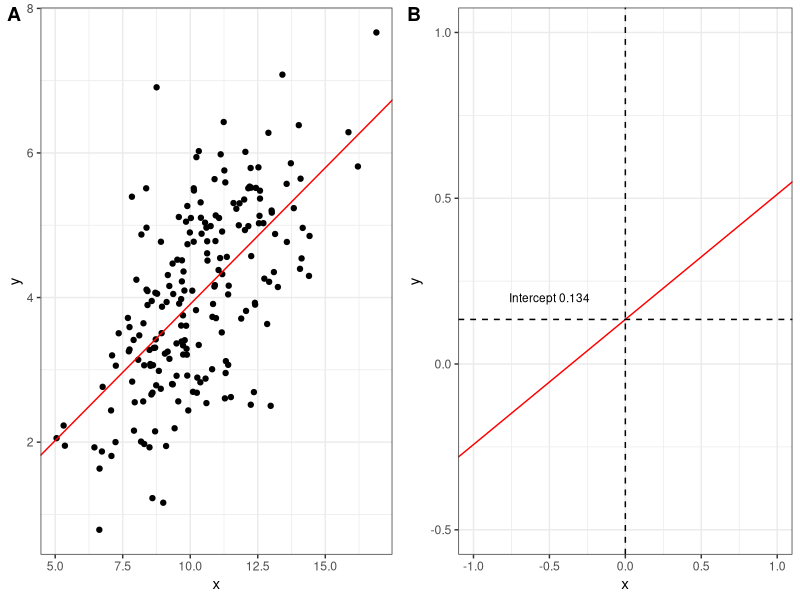
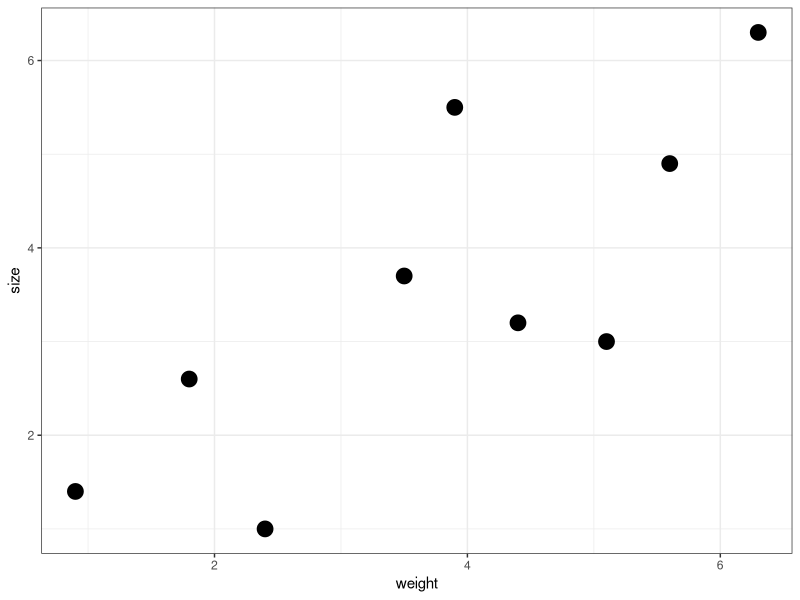
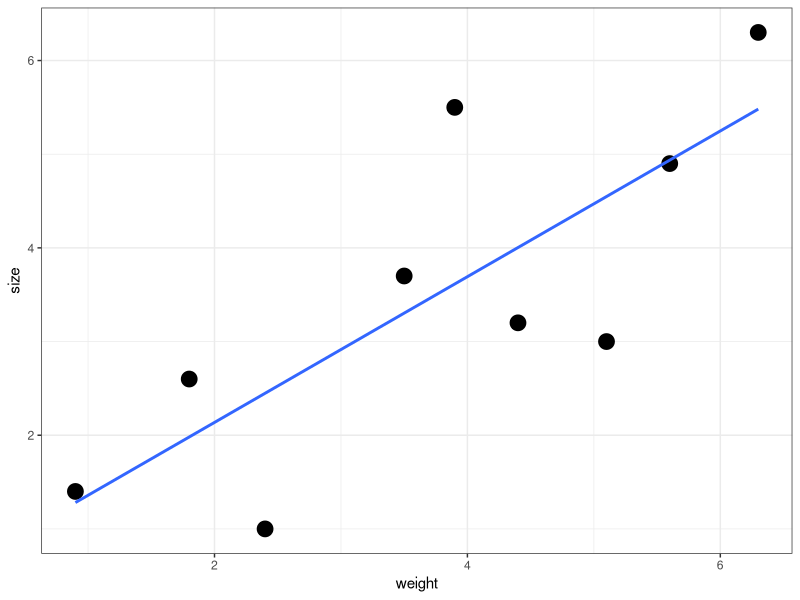
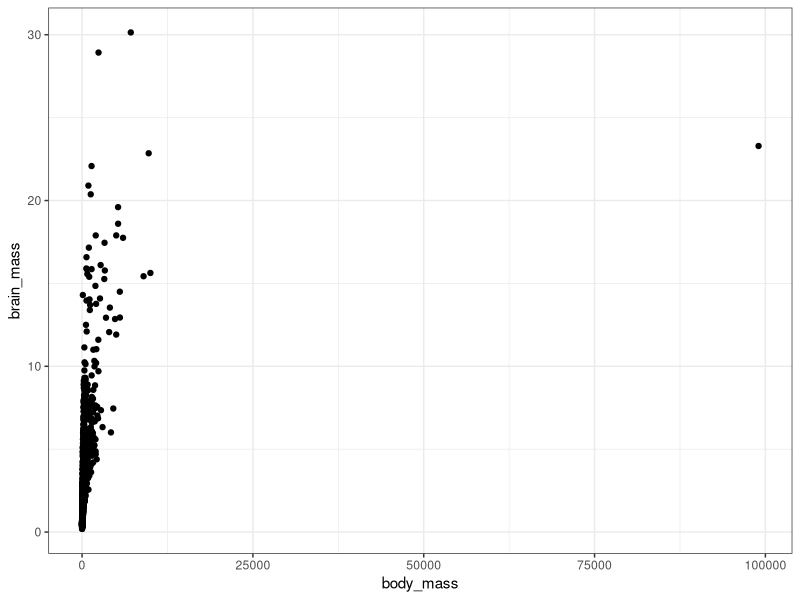
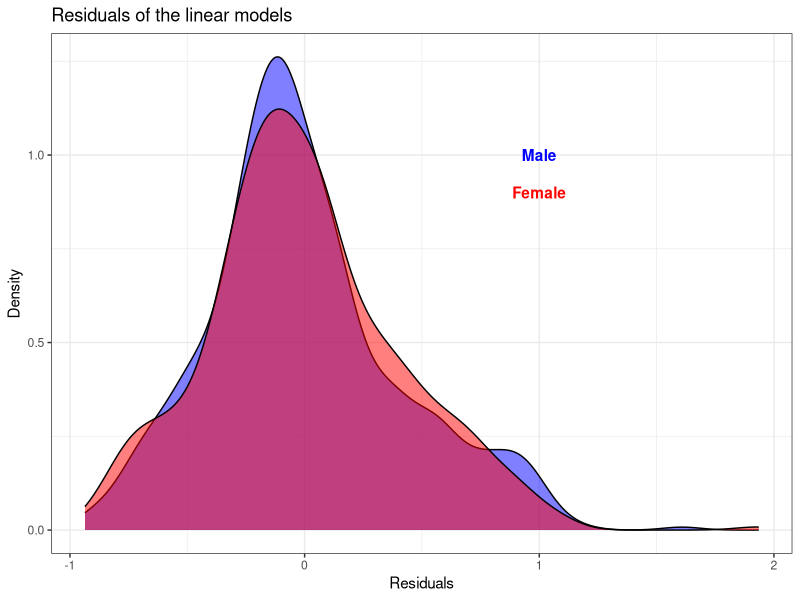
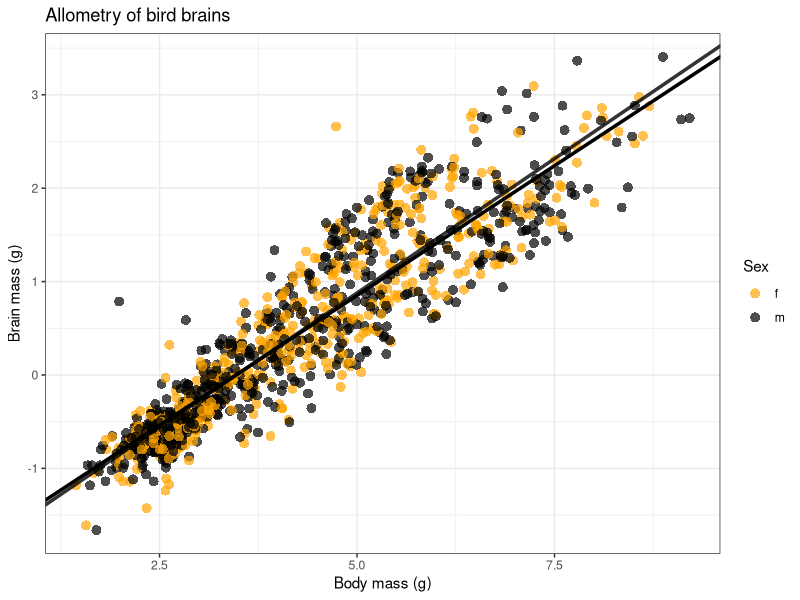
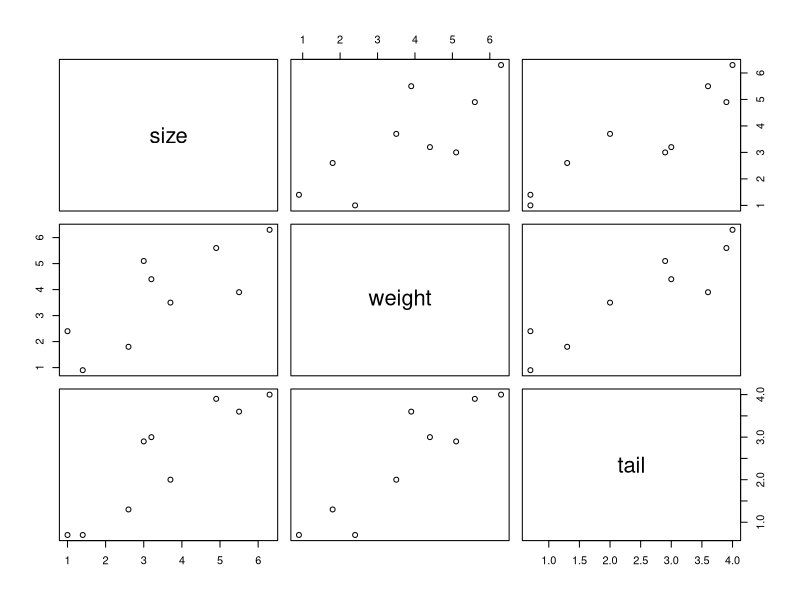

Write the R code that produced these figures, in order.
## ---- chunk 1
library(tidyverse)
library(ggpubr)
## ---- chunk 2
# Simulate data
set.seed(1337)
x <- rnorm(n=200, mean = 10, sd = 2)
y = 0.4*x + rnorm(n=200, mean = 0, sd = 1)

# Linear model
m <- lm(y~x)

# The coefficients
m$coef

## ---- chunk 3

# Plot the data and the regression line using m$coef with ggplot.
p1 <- ggplot() +
  geom_point(aes(x = x, y = y)) +
  geom_abline(intercept = m$coef[1], slope = m$coef[2], color = "red") +
  theme_bw()

p2 <- ggplot() +
  geom_point(aes(x = x, y = y)) +
  geom_abline(intercept = m$coef[1], slope = m$coef[2], color = "red") +
  xlim(-1, 1) +
  ylim(-0.5, 1) +
  geom_vline(xintercept = 0, color = "black", linetype = "dashed", size = 0.5) +
  geom_hline(yintercept = m$coef[1], color = "black", linetype = "dashed", 
             size = 0.5) +
  annotate("text", x = -0.5, y = 0.2, label = "Intercept 0.134", size = 3) +
  theme_bw()

ggarrange(p1, p2, ncol = 2, nrow = 1, labels = c("A", "B"))

## ---- chunk 4
summary(m)
## ---- chunk 5
summary(m)$coef[2,2]

## ---- chunk 6
(m$coef[2] * mean(x) + sd(x)) - (m$coef[2] * mean(x))

## ---- chunk 7
cor(x, y)^2

## ---- chunk 8
df <- data.frame(
  weight = c(0.9, 1.8, 2.4, 3.5, 3.9, 4.4, 5.1, 5.6, 6.3),
  size = c(1.4, 2.6, 1.0, 3.7, 5.5, 3.2, 3.0, 4.9, 6.3))

## ---- chunk 9
# Overview of the data
ggplot(df, aes(x = weight, y = size)) +
  geom_point(size = 5) +
  theme_bw()
## ---- chunk 10
# Fit the linear model
mouse_reg <- lm(size ~ weight, data = df)
summary(mouse_reg)

## ---- chunk 11

# Add the regression line to the plot
ggplot(df, aes(x = weight, y = size)) +
  geom_point(size = 5) +
  geom_smooth(method = "lm", se = F) +
  theme_bw()


## ---- chunk 12

raw_df <- read.table(file = "../00_DATA/bird_allometry.csv", header = TRUE, 
                 sep = ",")

# Overview of the data
glimpse(raw_df)
## ---- chunk 13
# Inspection of the data
raw_df %>% 
  ggplot(aes(x = body_mass, y = brain_mass)) +
  geom_point() +
  theme_bw()


## ---- chunk 14

# We saw that we had one major outlier that we need to deal with.
# So we avoid the outlier by filtering out the body_mass > 25000
# and then remove the NA's if any
df <- raw_df %>% 
  filter(body_mass < 25000) %>%
  na.omit()

# Lets fit some models
mm <- df %>%
  select(Sex, body_mass, brain_mass) %>%
  filter(Sex == "m") %>% # Only males
  lm(log(brain_mass) ~ log(body_mass), data = .)

mf <- df %>%
  select(Sex, body_mass, brain_mass) %>%
  filter(Sex == "f") %>% # Only females
  lm(log(brain_mass) ~ log(body_mass), data = .)  

# Plot the data to see if they are normaly distributed
ggplot() +
  geom_density(aes(x = residuals(mm)), fill = "blue", alpha = 0.5) +
  geom_density(aes(x = residuals(mf)), fill = "red", alpha = 0.5) +
  labs(x = "Residuals", y = "Density") +
  ggtitle("Residuals of the linear models") +
  theme_bw() +
  annotate("text", x = 1, y = 1, label = "Male", color = "blue",
           fontface = "bold") +
  annotate("text", x = 1, y = 0.9, label = "Female", color = "red",
           fontface = "bold")

# The residuals looks normaly distributed, as the quantiles are symmetric.
# summary(mm)
# summary(mf)
## ---- chunk 15
print("Male summary")
summary(mm)

print("Female summary")
summary(mf)

## ---- chunk 16

# 
df %>%
  select(Sex, brain_mass, body_mass) %>% 
  filter(Sex != "unknown") %>%
  mutate(log.brain_mass = log(brain_mass),
         log.body_mass = log(body_mass)) %>%
  ggplot(aes(x = log.body_mass, y = log.brain_mass, color = Sex)) +
  geom_point(shape = 16, size = 3, alpha = 0.7) +
  scale_color_manual(values = c("orange", "black")) +
  geom_abline(intercept = mm$coef[1], slope = mm$coef[2], color = "black",
              size = 1.2) +
  geom_abline(intercept = mf$coef[1], slope = mf$coef[2], color = "black",
              size = 1.2, alpha = 0.8) +
  labs(x = "Body mass (g)", y = "Brain mass (g)") +
  theme_bw() +
  ggtitle("Allometry of bird brains") 

## ---- chunk 17
# Load the data
df <- data.frame(
  size = c(1.4, 2.6, 1.0, 3.7, 5.5, 3.2, 3.0, 4.9, 6.3),
  weight = c(0.9, 1.8, 2.4, 3.5, 3.9, 4.4, 5.1, 5.6, 6.3),
  tail = c(0.7,1.3,0.7,2.0,3.6,3.0,2.9,3.9,4.0))

# Inspect the data
plot(df)

## ---- chunk 18
# Fit the model
multi_reg <- lm(size ~ weight + tail, data = df)

# Inspect the model
summary(multi_reg)

